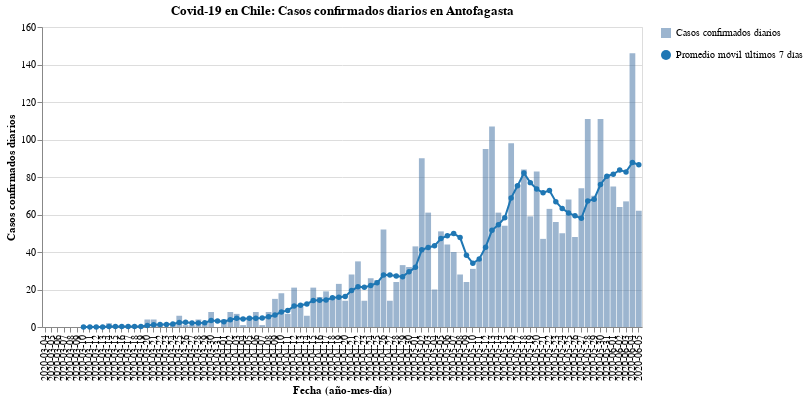

The cell this chart's notebook holds for it:
### Code cell
#hide_input
bars, line = my_cases_plot(region)
(bars + line).properties(
    title=f'Covid-19 en Chile: Casos confirmados diarios en {region}',
    width=600
)

### Figure 1 — Vega-Lite specification as saved in the notebook (floating-point values rounded to 4 significant figures)
{"config": {"view": {"continuousWidth": 400, "continuousHeight": 300}}, "layer": [{"mark": {"type": "bar", "opacity": 0.7}, "encoding": {"opacity": {"type": "nominal", "field": "Casos confirmados diarios", "legend": {"title": ""}}, "tooltip": [{"type": "nominal", "field": "Fecha"}, {"type": "quantitative", "field": "Casos confirmados"}], "x": {"type": "nominal", "axis": {"title": "Fecha (año-mes-día)"}, "field": "Fecha"}, "y": {"type": "quantitative", "axis": {"title": "Casos confirmados diarios"}, "field": "Casos confirmados"}}}, {"mark": {"type": "line", "color": "#1f77b4", "point": {"filled": true, "fill": "#1f77b4"}}, "encoding": {"shape": {"type": "nominal", "field": "Promedio móvil últimos 7 días", "legend": {"title": ""}}, "x": {"type": "nominal", "axis": {"title": "Fecha (año-mes-día)"}, "field": "Fecha"}, "y": {"type": "quantitative", "field": "Rolling"}}}], "data": {"name": "data-3d71a78566c7ed3f791bcab436549974"}, "title": "Covid-19 en Chile: Casos confirmados diarios en Antofagasta", "width": 600, "$schema": "https://vega.github.io/schema/vega-lite/v4.8.1.json", "datasets": {"data-3d71a78566c7ed3f791bcab436549974": [{"Fecha": "2020-03-04", "Casos confirmados": 0, "Rolling": null, "Casos confirmados diarios": "Casos confirmados diarios", "Promedio móvil últimos 7 días": "Promedio móvil últimos 7 días"}, {"Fecha": "2020-03-05", "Casos confirmados": 0, "Rolling": null, "Casos confirmados diarios": "Casos confirmados diarios", "Promedio móvil últimos 7 días": "Promedio móvil últimos 7 días"}, {"Fecha": "2020-03-06", "Casos confirmados": 0, "Rolling": null, "Casos confirmados diarios": "Casos confirmados diarios", "Promedio móvil últimos 7 días": "Promedio móvil últimos 7 días"}, {"Fecha": "2020-03-07", "Casos confirmados": 0, "Rolling": null, "Casos confirmados diarios": "Casos confirmados diarios", "Promedio móvil últimos 7 días": "Promedio móvil últimos 7 días"}, {"Fecha": "2020-03-08", "Casos confirmados": 0, "Rolling": null, "Casos confirmados diarios": "Casos confirmados diarios", "Promedio móvil últimos 7 días": "Promedio móvil últimos 7 días"}, {"Fecha": "2020-03-09", "Casos confirmados": 0, "Rolling": null, "Casos confirmados diarios": "Casos confirmados diarios", "Promedio móvil últimos 7 días": "Promedio móvil últimos 7 días"}, {"Fecha": "2020-03-10", "Casos confirmados": 0, "Rolling": 0.0, "Casos confirmados diarios": "Casos confirmados diarios", "Promedio móvil últimos 7 días": "Promedio móvil últimos 7 días"}, {"Fecha": "2020-03-11", "Casos confirmados": 0, "Rolling": 0.0, "Casos confirmados diarios": "Casos confirmados diarios", "Promedio móvil últimos 7 días": "Promedio móvil últimos 7 días"}, {"Fecha": "2020-03-12", "Casos confirmados": 0, "Rolling": 0.0, "Casos confirmados diarios": "Casos confirmados diarios", "Promedio móvil últimos 7 días": "Promedio móvil últimos 7 días"}, {"Fecha": "2020-03-13", "Casos confirmados": 0, "Rolling": 0.0, "Casos confirmados diarios": "Casos confirmados diarios", "Promedio móvil últimos 7 días": "Promedio móvil últimos 7 días"}, {"Fecha": "2020-03-14", "Casos confirmados": 2, "Rolling": 0.2857, "Casos confirmados diarios": "Casos confirmados diarios", "Promedio móvil últimos 7 días": "Promedio móvil últimos 7 días"}, {"Fecha": "2020-03-15", "Casos confirmados": 0, "Rolling": 0.2857, "Casos confirmados diarios": "Casos confirmados diarios", "Promedio móvil últimos 7 días": "Promedio móvil últimos 7 días"}, {"Fecha": "2020-03-16", "Casos confirmados": 0, "Rolling": 0.2857, "Casos confirmados diarios": "Casos confirmados diarios", "Promedio móvil últimos 7 días": "Promedio móvil últimos 7 días"}, {"Fecha": "2020-03-17", "Casos confirmados": 0, "Rolling": 0.2857, "Casos confirmados diarios": "Casos confirmados diarios", "Promedio móvil últimos 7 días": "Promedio móvil últimos 7 días"}, {"Fecha": "2020-03-18", "Casos confirmados": 0, "Rolling": 0.2857, "Casos confirmados diarios": "Casos confirmados diarios", "Promedio móvil últimos 7 días": "Promedio móvil últimos 7 días"}, {"Fecha": "2020-03-19", "Casos confirmados": 0, "Rolling": 0.2857, "Casos confirmados diarios": "Casos confirmados diarios", "Promedio móvil últimos 7 días": "Promedio móvil últimos 7 días"}, {"Fecha": "2020-03-20", "Casos confirmados": 4, "Rolling": 0.8571, "Casos confirmados diarios": "Casos confirmados diarios", "Promedio móvil últimos 7 días": "Promedio móvil últimos 7 días"}, {"Fecha": "2020-03-21", "Casos confirmados": 4, "Rolling": 1.143, "Casos confirmados diarios": "Casos confirmados diarios", "Promedio móvil últimos 7 días": "Promedio móvil últimos 7 días"}, {"Fecha": "2020-03-22", "Casos confirmados": 1, "Rolling": 1.286, "Casos confirmados diarios": "Casos confirmados diarios", "Promedio móvil últimos 7 días": "Promedio móvil últimos 7 días"}, {"Fecha": "2020-03-23", "Casos confirmados": 0, "Rolling": 1.286, "Casos confirmados diarios": "Casos confirmados diarios", "Promedio móvil últimos 7 días": "Promedio móvil últimos 7 días"}, {"Fecha": "2020-03-24", "Casos confirmados": 2, "Rolling": 1.571, "Casos confirmados diarios": "Casos confirmados diarios", "Promedio móvil últimos 7 días": "Promedio móvil últimos 7 días"}, {"Fecha": "2020-03-25", "Casos confirmados": 6, "Rolling": 2.429, "Casos confirmados diarios": "Casos confirmados diarios", "Promedio móvil últimos 7 días": "Promedio móvil últimos 7 días"}, {"Fecha": "2020-03-26", "Casos confirmados": 1, "Rolling": 2.571, "Casos confirmados diarios": "Casos confirmados diarios", "Promedio móvil últimos 7 días": "Promedio móvil últimos 7 días"}, {"Fecha": "2020-03-27", "Casos confirmados": 1, "Rolling": 2.143, "Casos confirmados diarios": "Casos confirmados diarios", "Promedio móvil últimos 7 días": "Promedio móvil últimos 7 días"}, {"Fecha": "2020-03-28", "Casos confirmados": 4, "Rolling": 2.143, "Casos confirmados diarios": "Casos confirmados diarios", "Promedio móvil últimos 7 días": "Promedio móvil últimos 7 días"}, {"Fecha": "2020-03-29", "Casos confirmados": 2, "Rolling": 2.286, "Casos confirmados diarios": "Casos confirmados diarios", "Promedio móvil últimos 7 días": "Promedio móvil últimos 7 días"}, {"Fecha": "2020-03-30", "Casos confirmados": 8, "Rolling": 3.429, "Casos confirmados diarios": "Casos confirmados diarios", "Promedio móvil últimos 7 días": "Promedio móvil últimos 7 días"}, {"Fecha": "2020-03-31", "Casos confirmados": 0, "Rolling": 3.143, "Casos confirmados diarios": "Casos confirmados diarios", "Promedio móvil últimos 7 días": "Promedio móvil últimos 7 días"}, {"Fecha": "2020-04-01", "Casos confirmados": 4, "Rolling": 2.857, "Casos confirmados diarios": "Casos confirmados diarios", "Promedio móvil últimos 7 días": "Promedio móvil últimos 7 días"}, {"Fecha": "2020-04-02", "Casos confirmados": 8, "Rolling": 3.857, "Casos confirmados diarios": "Casos confirmados diarios", "Promedio móvil últimos 7 días": "Promedio móvil últimos 7 días"}, {"Fecha": "2020-04-03", "Casos confirmados": 7, "Rolling": 4.714, "Casos confirmados diarios": "Casos confirmados diarios", "Promedio móvil últimos 7 días": "Promedio móvil últimos 7 días"}, {"Fecha": "2020-04-04", "Casos confirmados": 1, "Rolling": 4.286, "Casos confirmados diarios": "Casos confirmados diarios", "Promedio móvil últimos 7 días": "Promedio móvil últimos 7 días"}, {"Fecha": "2020-04-05", "Casos confirmados": 5, "Rolling": 4.714, "Casos confirmados diarios": "Casos confirmados diarios", "Promedio móvil últimos 7 días": "Promedio móvil últimos 7 días"}, {"Fecha": "2020-04-06", "Casos confirmados": 8, "Rolling": 4.714, "Casos confirmados diarios": "Casos confirmados diarios", "Promedio móvil últimos 7 días": "Promedio móvil últimos 7 días"}, {"Fecha": "2020-04-07", "Casos confirmados": 1, "Rolling": 4.857, "Casos confirmados diarios": "Casos confirmados diarios", "Promedio móvil últimos 7 días": "Promedio móvil últimos 7 días"}, {"Fecha": "2020-04-08", "Casos confirmados": 8, "Rolling": 5.429, "Casos confirmados diarios": "Casos confirmados diarios", "Promedio móvil últimos 7 días": "Promedio móvil últimos 7 días"}, {"Fecha": "2020-04-09", "Casos confirmados": 15, "Rolling": 6.429, "Casos confirmados diarios": "Casos confirmados diarios", "Promedio móvil últimos 7 días": "Promedio móvil últimos 7 días"}, {"Fecha": "2020-04-10", "Casos confirmados": 18, "Rolling": 8.0, "Casos confirmados diarios": "Casos confirmados diarios", "Promedio móvil últimos 7 días": "Promedio móvil últimos 7 días"}, {"Fecha": "2020-04-11", "Casos confirmados": 7, "Rolling": 8.857, "Casos confirmados diarios": "Casos confirmados diarios", "Promedio móvil últimos 7 días": "Promedio móvil últimos 7 días"}, {"Fecha": "2020-04-12", "Casos confirmados": 21, "Rolling": 11.14, "Casos confirmados diarios": "Casos confirmados diarios", "Promedio móvil últimos 7 días": "Promedio móvil últimos 7 días"}, {"Fecha": "2020-04-13", "Casos confirmados": 11, "Rolling": 11.57, "Casos confirmados diarios": "Casos confirmados diarios", "Promedio móvil últimos 7 días": "Promedio móvil últimos 7 días"}, {"Fecha": "2020-04-14", "Casos confirmados": 6, "Rolling": 12.29, "Casos confirmados diarios": "Casos confirmados diarios", "Promedio móvil últimos 7 días": "Promedio móvil últimos 7 días"}, {"Fecha": "2020-04-15", "Casos confirmados": 21, "Rolling": 14.14, "Casos confirmados diarios": "Casos confirmados diarios", "Promedio móvil últimos 7 días": "Promedio móvil últimos 7 días"}, {"Fecha": "2020-04-16", "Casos confirmados": 16, "Rolling": 14.29, "Casos confirmados diarios": "Casos confirmados diarios", "Promedio móvil últimos 7 días": "Promedio móvil últimos 7 días"}, {"Fecha": "2020-04-17", "Casos confirmados": 19, "Rolling": 14.43, "Casos confirmados diarios": "Casos confirmados diarios", "Promedio móvil últimos 7 días": "Promedio móvil últimos 7 días"}, {"Fecha": "2020-04-18", "Casos confirmados": 15, "Rolling": 15.57, "Casos confirmados diarios": "Casos confirmados diarios", "Promedio móvil últimos 7 días": "Promedio móvil últimos 7 días"}, {"Fecha": "2020-04-19", "Casos confirmados": 23, "Rolling": 15.86, "Casos confirmados diarios": "Casos confirmados diarios", "Promedio móvil últimos 7 días": "Promedio móvil últimos 7 días"}, {"Fecha": "2020-04-20", "Casos confirmados": 14, "Rolling": 16.29, "Casos confirmados diarios": "Casos confirmados diarios", "Promedio móvil últimos 7 días": "Promedio móvil últimos 7 días"}, {"Fecha": "2020-04-21", "Casos confirmados": 28, "Rolling": 19.43, "Casos confirmados diarios": "Casos confirmados diarios", "Promedio móvil últimos 7 días": "Promedio móvil últimos 7 días"}, {"Fecha": "2020-04-22", "Casos confirmados": 35, "Rolling": 21.43, "Casos confirmados diarios": "Casos confirmados diarios", "Promedio móvil últimos 7 días": "Promedio móvil últimos 7 días"}, {"Fecha": "2020-04-23", "Casos confirmados": 14, "Rolling": 21.14, "Casos confirmados diarios": "Casos confirmados diarios", "Promedio móvil últimos 7 días": "Promedio móvil últimos 7 días"}, {"Fecha": "2020-04-24", "Casos confirmados": 26, "Rolling": 22.14, "Casos confirmados diarios": "Casos confirmados diarios", "Promedio móvil últimos 7 días": "Promedio móvil últimos 7 días"}, {"Fecha": "2020-04-25", "Casos confirmados": 25, "Rolling": 23.57, "Casos confirmados diarios": "Casos confirmados diarios", "Promedio móvil últimos 7 días": "Promedio móvil últimos 7 días"}, {"Fecha": "2020-04-26", "Casos confirmados": 52, "Rolling": 27.71, "Casos confirmados diarios": "Casos confirmados diarios", "Promedio móvil últimos 7 días": "Promedio móvil últimos 7 días"}, {"Fecha": "2020-04-27", "Casos confirmados": 14, "Rolling": 27.71, "Casos confirmados diarios": "Casos confirmados diarios", "Promedio móvil últimos 7 días": "Promedio móvil últimos 7 días"}, {"Fecha": "2020-04-28", "Casos confirmados": 24, "Rolling": 27.14, "Casos confirmados diarios": "Casos confirmados diarios", "Promedio móvil últimos 7 días": "Promedio móvil últimos 7 días"}, {"Fecha": "2020-04-29", "Casos confirmados": 33, "Rolling": 26.86, "Casos confirmados diarios": "Casos confirmados diarios", "Promedio móvil últimos 7 días": "Promedio móvil últimos 7 días"}, {"Fecha": "2020-04-30", "Casos confirmados": 32, "Rolling": 29.43, "Casos confirmados diarios": "Casos confirmados diarios", "Promedio móvil últimos 7 días": "Promedio móvil últimos 7 días"}, {"Fecha": "2020-05-01", "Casos confirmados": 43, "Rolling": 31.86, "Casos confirmados diarios": "Casos confirmados diarios", "Promedio móvil últimos 7 días": "Promedio móvil últimos 7 días"}, {"Fecha": "2020-05-02", "Casos confirmados": 90, "Rolling": 41.14, "Casos confirmados diarios": "Casos confirmados diarios", "Promedio móvil últimos 7 días": "Promedio móvil últimos 7 días"}, {"Fecha": "2020-05-03", "Casos confirmados": 61, "Rolling": 42.43, "Casos confirmados diarios": "Casos confirmados diarios", "Promedio móvil últimos 7 días": "Promedio móvil últimos 7 días"}, {"Fecha": "2020-05-04", "Casos confirmados": 20, "Rolling": 43.29, "Casos confirmados diarios": "Casos confirmados diarios", "Promedio móvil últimos 7 días": "Promedio móvil últimos 7 días"}, {"Fecha": "2020-05-05", "Casos confirmados": 51, "Rolling": 47.14, "Casos confirmados diarios": "Casos confirmados diarios", "Promedio móvil últimos 7 días": "Promedio móvil últimos 7 días"}, {"Fecha": "2020-05-06", "Casos confirmados": 44, "Rolling": 48.71, "Casos confirmados diarios": "Casos confirmados diarios", "Promedio móvil últimos 7 días": "Promedio móvil últimos 7 días"}, {"Fecha": "2020-05-07", "Casos confirmados": 40, "Rolling": 49.86, "Casos confirmados diarios": "Casos confirmados diarios", "Promedio móvil últimos 7 días": "Promedio móvil últimos 7 días"}, {"Fecha": "2020-05-08", "Casos confirmados": 28, "Rolling": 47.71, "Casos confirmados diarios": "Casos confirmados diarios", "Promedio móvil últimos 7 días": "Promedio móvil últimos 7 días"}, {"Fecha": "2020-05-09", "Casos confirmados": 24, "Rolling": 38.29, "Casos confirmados diarios": "Casos confirmados diarios", "Promedio móvil últimos 7 días": "Promedio móvil últimos 7 días"}, {"Fecha": "2020-05-10", "Casos confirmados": 31, "Rolling": 34.0, "Casos confirmados diarios": "Casos confirmados diarios", "Promedio móvil últimos 7 días": "Promedio móvil últimos 7 días"}, {"Fecha": "2020-05-11", "Casos confirmados": 36, "Rolling": 36.29, "Casos confirmados diarios": "Casos confirmados diarios", "Promedio móvil últimos 7 días": "Promedio móvil últimos 7 días"}, {"Fecha": "2020-05-12", "Casos confirmados": 95, "Rolling": 42.57, "Casos confirmados diarios": "Casos confirmados diarios", "Promedio móvil últimos 7 días": "Promedio móvil últimos 7 días"}, {"Fecha": "2020-05-13", "Casos confirmados": 107, "Rolling": 51.57, "Casos confirmados diarios": "Casos confirmados diarios", "Promedio móvil últimos 7 días": "Promedio móvil últimos 7 días"}, {"Fecha": "2020-05-14", "Casos confirmados": 61, "Rolling": 54.57, "Casos confirmados diarios": "Casos confirmados diarios", "Promedio móvil últimos 7 días": "Promedio móvil últimos 7 días"}, {"Fecha": "2020-05-15", "Casos confirmados": 54, "Rolling": 58.29, "Casos confirmados diarios": "Casos confirmados diarios", "Promedio móvil últimos 7 días": "Promedio móvil últimos 7 días"}, {"Fecha": "2020-05-16", "Casos confirmados": 98, "Rolling": 68.86, "Casos confirmados diarios": "Casos confirmados diarios", "Promedio móvil últimos 7 días": "Promedio móvil últimos 7 días"}, {"Fecha": "2020-05-17", "Casos confirmados": 76, "Rolling": 75.29, "Casos confirmados diarios": "Casos confirmados diarios", "Promedio móvil últimos 7 días": "Promedio móvil últimos 7 días"}, {"Fecha": "2020-05-18", "Casos confirmados": 84, "Rolling": 82.14, "Casos confirmados diarios": "Casos confirmados diarios", "Promedio móvil últimos 7 días": "Promedio móvil últimos 7 días"}, {"Fecha": "2020-05-19", "Casos confirmados": 59, "Rolling": 77.0, "Casos confirmados diarios": "Casos confirmados diarios", "Promedio móvil últimos 7 días": "Promedio móvil últimos 7 días"}, {"Fecha": "2020-05-20", "Casos confirmados": 83, "Rolling": 73.57, "Casos confirmados diarios": "Casos confirmados diarios", "Promedio móvil últimos 7 días": "Promedio móvil últimos 7 días"}, {"Fecha": "2020-05-21", "Casos confirmados": 47, "Rolling": 71.57, "Casos confirmados diarios": "Casos confirmados diarios", "Promedio móvil últimos 7 días": "Promedio móvil últimos 7 días"}, {"Fecha": "2020-05-22", "Casos confirmados": 63, "Rolling": 72.86, "Casos confirmados diarios": "Casos confirmados diarios", "Promedio móvil últimos 7 días": "Promedio móvil últimos 7 días"}, {"Fecha": "2020-05-23", "Casos confirmados": 56, "Rolling": 66.86, "Casos confirmados diarios": "Casos confirmados diarios", "Promedio móvil últimos 7 días": "Promedio móvil últimos 7 días"}, {"Fecha": "2020-05-24", "Casos confirmados": 50, "Rolling": 63.14, "Casos confirmados diarios": "Casos confirmados diarios", "Promedio móvil últimos 7 días": "Promedio móvil últimos 7 días"}, {"Fecha": "2020-05-25", "Casos confirmados": 68, "Rolling": 60.86, "Casos confirmados diarios": "Casos confirmados diarios", "Promedio móvil últimos 7 días": "Promedio móvil últimos 7 días"}, {"Fecha": "2020-05-26", "Casos confirmados": 48, "Rolling": 59.29, "Casos confirmados diarios": "Casos confirmados diarios", "Promedio móvil últimos 7 días": "Promedio móvil últimos 7 días"}, {"Fecha": "2020-05-27", "Casos confirmados": 74, "Rolling": 58.0, "Casos confirmados diarios": "Casos confirmados diarios", "Promedio móvil últimos 7 días": "Promedio móvil últimos 7 días"}, {"Fecha": "2020-05-28", "Casos confirmados": 111, "Rolling": 67.14, "Casos confirmados diarios": "Casos confirmados diarios", "Promedio móvil últimos 7 días": "Promedio móvil últimos 7 días"}, {"Fecha": "2020-05-29", "Casos confirmados": 70, "Rolling": 68.14, "Casos confirmados diarios": "Casos confirmados diarios", "Promedio móvil últimos 7 días": "Promedio móvil últimos 7 días"}, {"Fecha": "2020-05-30", "Casos confirmados": 111, "Rolling": 76.0, "Casos confirmados diarios": "Casos confirmados diarios", "Promedio móvil últimos 7 días": "Promedio móvil últimos 7 días"}, {"Fecha": "2020-05-31", "Casos confirmados": 81, "Rolling": 80.43, "Casos confirmados diarios": "Casos confirmados diarios", "Promedio móvil últimos 7 días": "Promedio móvil últimos 7 días"}, {"Fecha": "2020-06-01", "Casos confirmados": 75, "Rolling": 81.43, "Casos confirmados diarios": "Casos confirmados diarios", "Promedio móvil últimos 7 días": "Promedio móvil últimos 7 días"}, {"Fecha": "2020-06-02", "Casos confirmados": 64, "Rolling": 83.71, "Casos confirmados diarios": "Casos confirmados diarios", "Promedio móvil últimos 7 días": "Promedio móvil últimos 7 días"}, {"Fecha": "2020-06-03", "Casos confirmados": 67, "Rolling": 82.71, "Casos confirmados diarios": "Casos confirmados diarios", "Promedio móvil últimos 7 días": "Promedio móvil últimos 7 días"}, {"Fecha": "2020-06-04", "Casos confirmados": 146, "Rolling": 87.71, "Casos confirmados diarios": "Casos confirmados diarios", "Promedio móvil últimos 7 días": "Promedio móvil últimos 7 días"}, {"Fecha": "2020-06-05", "Casos confirmados": 62, "Rolling": 86.57, "Casos confirmados diarios": "Casos confirmados diarios", "Promedio móvil últimos 7 días": "Promedio móvil últimos 7 días"}]}}
